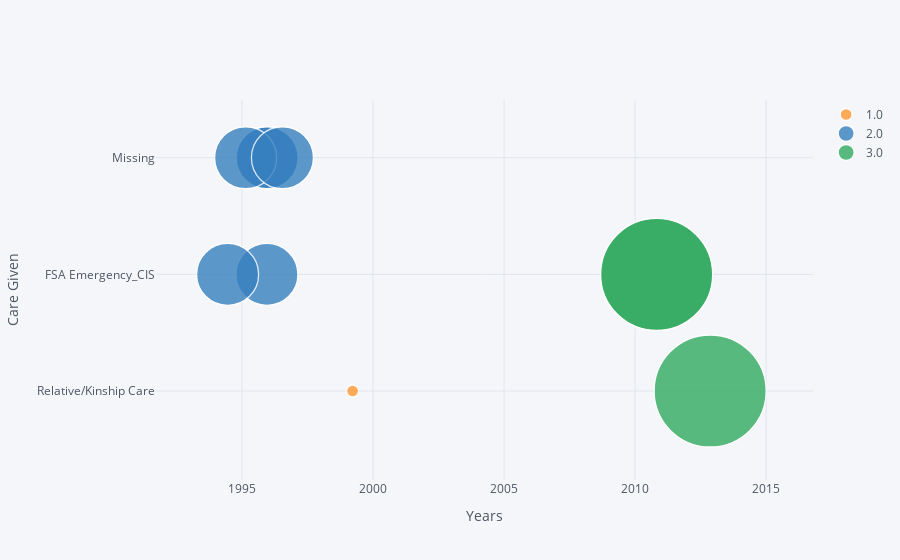

Notebook code for this chart:
### Code cell
#converting Survived column to float64 to be able to use in plotly
df4[['ID']] = df4[['ID']].astype('float64', copy=False)
df4.iplot(kind='bubble', x="EventStart",y="EventTypeName",categories="ID", size='ID', text='EventTypeName', xTitle='Years', yTitle='Care Given')

### Figure 1 — Plotly figure (JSON) as saved in the notebook; plotly's stock layout.template omitted (floating-point values rounded to 4 significant figures)
{"data": [{"marker": {"color": "rgba(255, 153, 51, 1.0)", "line": {"width": 1.3}, "opacity": 0.8, "size": [12], "symbol": "circle"}, "mode": "markers", "name": "1.0", "text": ["Relative/Kinship Care"], "textfont": {"color": "#4D5663"}, "type": "scatter", "x": ["1999-03-23T00:00:00.000000000"], "y": ["Relative/Kinship Care"]}, {"marker": {"color": "rgba(55, 128, 191, 1.0)", "line": {"width": 1.3}, "opacity": 0.8, "size": [62, 62, 62, 62, 62, 62], "symbol": "circle"}, "mode": "markers", "name": "2.0", "text": ["FSA Emergency_CIS", "Missing", "Missing", "Missing", "FSA Emergency_CIS", "Missing"], "textfont": {"color": "#4D5663"}, "type": "scatter", "x": ["1995-12-15T00:00:00.000000000", "1995-12-30T00:00:00.000000000", "1995-12-16T00:00:00.000000000", "1995-02-21T00:00:00.000000000", "1994-06-15T00:00:00.000000000", "1996-07-18T00:00:00.000000000"], "y": ["FSA Emergency_CIS", "Missing", "Missing", "Missing", "FSA Emergency_CIS", "Missing"]}, {"marker": {"color": "rgba(50, 171, 96, 1.0)", "line": {"width": 1.3}, "opacity": 0.8, "size": [112, 112, 112], "symbol": "circle"}, "mode": "markers", "name": "3.0", "text": ["FSA Emergency_CIS", "FSA Emergency_CIS", "Relative/Kinship Care"], "textfont": {"color": "#4D5663"}, "type": "scatter", "x": ["2010-10-26T00:00:00.000000000", "2010-10-29T00:00:00.000000000", "2012-11-12T00:00:00.000000000"], "y": ["FSA Emergency_CIS", "FSA Emergency_CIS", "Relative/Kinship Care"]}], "layout": {"legend": {"bgcolor": "#F5F6F9", "font": {"color": "#4D5663"}}, "paper_bgcolor": "#F5F6F9", "plot_bgcolor": "#F5F6F9", "title": {"font": {"color": "#4D5663"}}, "xaxis": {"gridcolor": "#E1E5ED", "showgrid": true, "tickfont": {"color": "#4D5663"}, "title": {"font": {"color": "#4D5663"}, "text": "Years"}, "zerolinecolor": "#E1E5ED"}, "yaxis": {"gridcolor": "#E1E5ED", "showgrid": true, "tickfont": {"color": "#4D5663"}, "title": {"font": {"color": "#4D5663"}, "text": "Care Given"}, "zerolinecolor": "#E1E5ED"}}}
